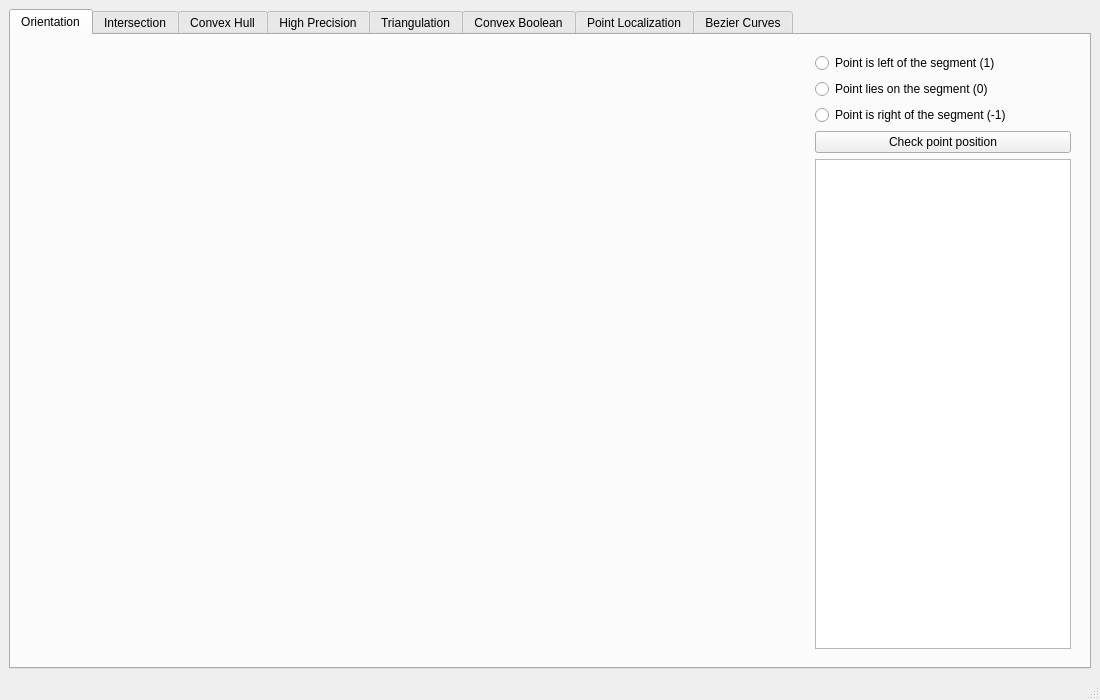
<?xml version="1.0" encoding="UTF-8"?>
<ui version="4.0">
 <class>MainWindow</class>
 <widget class="QMainWindow" name="MainWindow">
  <property name="geometry">
   <rect>
    <x>0</x>
    <y>0</y>
    <width>1100</width>
    <height>700</height>
   </rect>
  </property>
  <property name="windowTitle">
   <string>MainWindow</string>
  </property>
  <widget class="QWidget" name="centralwidget">
   <layout class="QVBoxLayout" name="centralLayout">
    <item>
     <widget class="QTabWidget" name="tabWidget">
      <property name="currentIndex">
       <number>0</number>
      </property>
      <widget class="QWidget" name="tab">
       <attribute name="title">
        <string>Orientation</string>
       </attribute>
       <layout class="QHBoxLayout" name="orientationLayout">
        <item>
         <widget class="DrawWidget" name="widget" native="true">
          <property name="sizePolicy">
           <sizepolicy hsizetype="Expanding" vsizetype="Expanding">
            <horstretch>1</horstretch>
            <verstretch>1</verstretch>
           </sizepolicy>
          </property>
          <property name="minimumSize">
           <size>
            <width>400</width>
            <height>400</height>
           </size>
          </property>
         </widget>
        </item>
        <item>
         <widget class="QWidget" name="orientationPanel">
          <property name="sizePolicy">
           <sizepolicy hsizetype="Preferred" vsizetype="Expanding">
            <horstretch>0</horstretch>
            <verstretch>1</verstretch>
           </sizepolicy>
          </property>
          <layout class="QVBoxLayout" name="orientationLayoutPanel">
           <item>
            <widget class="QRadioButton" name="radioButton">
             <property name="text">
              <string>Point is left of the segment (1)</string>
             </property>
            </widget>
           </item>
           <item>
            <widget class="QRadioButton" name="radioButton_2">
             <property name="text">
              <string>Point lies on the segment (0)</string>
             </property>
            </widget>
           </item>
           <item>
            <widget class="QRadioButton" name="radioButton_3">
             <property name="text">
              <string>Point is right of the segment (-1)</string>
             </property>
            </widget>
           </item>
           <item>
            <widget class="QPushButton" name="pushButton">
             <property name="text">
              <string>Check point position</string>
             </property>
            </widget>
           </item>
           <item>
            <widget class="QTextBrowser" name="textBrowser">
             <property name="sizePolicy">
              <sizepolicy hsizetype="Preferred" vsizetype="Expanding">
               <horstretch>0</horstretch>
               <verstretch>1</verstretch>
              </sizepolicy>
             </property>
            </widget>
           </item>
          </layout>
         </widget>
        </item>
       </layout>
      </widget>
      <widget class="QWidget" name="tab_2">
       <attribute name="title">
        <string>Intersection</string>
       </attribute>
       <layout class="QHBoxLayout" name="intersectionLayout">
        <item>
         <widget class="SegmentIntersectionWidget" name="intersectionWidget" native="true">
          <property name="sizePolicy">
           <sizepolicy hsizetype="Expanding" vsizetype="Expanding">
            <horstretch>1</horstretch>
            <verstretch>1</verstretch>
           </sizepolicy>
          </property>
          <property name="minimumSize">
           <size>
            <width>400</width>
            <height>400</height>
           </size>
          </property>
         </widget>
        </item>
        <item>
         <widget class="QWidget" name="intersectionPanel">
          <property name="sizePolicy">
           <sizepolicy hsizetype="Preferred" vsizetype="Expanding">
            <horstretch>0</horstretch>
            <verstretch>1</verstretch>
           </sizepolicy>
          </property>
          <layout class="QVBoxLayout" name="verticalLayoutIntersection">
           <item>
            <widget class="QRadioButton" name="intersectionRadioNone">
             <property name="text">
              <string>No intersection</string>
             </property>
            </widget>
           </item>
           <item>
            <widget class="QRadioButton" name="intersectionRadioPoint">
             <property name="text">
              <string>Intersection at a point</string>
             </property>
            </widget>
           </item>
           <item>
            <widget class="QRadioButton" name="intersectionRadioOverlap">
             <property name="text">
              <string>Segments overlap</string>
             </property>
            </widget>
           </item>
           <item>
            <widget class="QPushButton" name="computeIntersectionButton">
             <property name="text">
              <string>Find intersection</string>
             </property>
            </widget>
           </item>
           <item>
            <widget class="QCheckBox" name="liveIntersectionCheckBox">
             <property name="text">
              <string>Live update while dragging</string>
             </property>
            </widget>
           </item>
           <item>
            <widget class="QPushButton" name="clearSegmentsButton">
             <property name="text">
              <string>Clear segments</string>
             </property>
            </widget>
           </item>
           <item>
            <widget class="QTextBrowser" name="intersectionTextBrowser">
             <property name="sizePolicy">
              <sizepolicy hsizetype="Preferred" vsizetype="Expanding">
               <horstretch>0</horstretch>
               <verstretch>1</verstretch>
              </sizepolicy>
             </property>
            </widget>
           </item>
          </layout>
         </widget>
        </item>
       </layout>
      </widget>
      <widget class="QWidget" name="hullTab">
       <attribute name="title">
        <string>Convex Hull</string>
       </attribute>
       <layout class="QHBoxLayout" name="hullLayout">
        <item>
         <widget class="ConvexHullWidget" name="hullCanvas" native="true">
          <property name="sizePolicy">
           <sizepolicy hsizetype="Expanding" vsizetype="Expanding">
            <horstretch>1</horstretch>
            <verstretch>1</verstretch>
           </sizepolicy>
          </property>
          <property name="minimumSize">
           <size>
            <width>400</width>
            <height>400</height>
           </size>
          </property>
         </widget>
        </item>
        <item>
         <widget class="QWidget" name="hullPanel">
          <property name="sizePolicy">
           <sizepolicy hsizetype="Preferred" vsizetype="Expanding">
            <horstretch>0</horstretch>
            <verstretch>1</verstretch>
           </sizepolicy>
          </property>
          <layout class="QVBoxLayout" name="hullPanelLayout">
           <item>
            <widget class="QPushButton" name="buildHullButton">
             <property name="text">
              <string>Build convex hull</string>
             </property>
            </widget>
           </item>
           <item>
            <widget class="QCheckBox" name="liveHullCheckBox">
             <property name="text">
              <string>Live update while dragging</string>
             </property>
            </widget>
           </item>
           <item>
            <widget class="QPushButton" name="clearHullButton">
             <property name="text">
              <string>Clear hull</string>
             </property>
            </widget>
           </item>
           <item>
            <widget class="QTextBrowser" name="hullTextBrowser">
             <property name="sizePolicy">
              <sizepolicy hsizetype="Preferred" vsizetype="Expanding">
               <horstretch>0</horstretch>
               <verstretch>1</verstretch>
              </sizepolicy>
             </property>
            </widget>
           </item>
          </layout>
         </widget>
        </item>
       </layout>
      </widget>
      <widget class="QWidget" name="precisionTab">
       <attribute name="title">
        <string>High Precision</string>
       </attribute>
       <layout class="QHBoxLayout" name="precisionMainLayout">
        <item>
         <widget class="PrecisionDrawWidget" name="precisionCanvas" native="true">
          <property name="sizePolicy">
           <sizepolicy hsizetype="Expanding" vsizetype="Expanding">
            <horstretch>1</horstretch>
            <verstretch>1</verstretch>
           </sizepolicy>
          </property>
          <property name="minimumSize">
           <size>
            <width>400</width>
            <height>400</height>
           </size>
          </property>
         </widget>
        </item>
        <item>
         <widget class="QWidget" name="precisionPanel">
          <property name="sizePolicy">
           <sizepolicy hsizetype="Preferred" vsizetype="Expanding">
            <horstretch>0</horstretch>
            <verstretch>1</verstretch>
           </sizepolicy>
          </property>
          <layout class="QVBoxLayout" name="precisionLayout">
           <item>
            <widget class="QLineEdit" name="precisionSegmentStartEdit">
             <property name="placeholderText">
              <string>(x1, y1)</string>
             </property>
            </widget>
           </item>
           <item>
            <widget class="QLineEdit" name="precisionSegmentEndEdit">
             <property name="placeholderText">
              <string>(x2, y2)</string>
             </property>
            </widget>
           </item>
           <item>
            <widget class="QLineEdit" name="precisionPointEdit">
             <property name="placeholderText">
              <string>(px, py)</string>
             </property>
            </widget>
           </item>
           <item>
            <widget class="QLineEdit" name="precisionEpsilonEdit">
             <property name="placeholderText">
              <string>1e-30</string>
             </property>
            </widget>
           </item>
           <item>
            <widget class="QPushButton" name="precisionCheckButton">
             <property name="text">
              <string>Check orientation</string>
             </property>
            </widget>
           </item>
           <item>
            <widget class="QPushButton" name="precisionClearButton">
             <property name="text">
              <string>Clear</string>
             </property>
            </widget>
           </item>
           <item>
            <widget class="QTextBrowser" name="precisionResultBrowser">
             <property name="sizePolicy">
              <sizepolicy hsizetype="Preferred" vsizetype="Expanding">
               <horstretch>0</horstretch>
               <verstretch>1</verstretch>
              </sizepolicy>
             </property>
            </widget>
           </item>
          </layout>
         </widget>
        </item>
       </layout>
      </widget>
      <widget class="QWidget" name="triangulationTab">
       <attribute name="title">
        <string>Triangulation</string>
       </attribute>
       <layout class="QHBoxLayout" name="triangulationLayout">
        <item>
         <widget class="TriangulationWidget" name="triangulationCanvas" native="true">
          <property name="sizePolicy">
           <sizepolicy hsizetype="Expanding" vsizetype="Expanding">
            <horstretch>1</horstretch>
            <verstretch>1</verstretch>
           </sizepolicy>
          </property>
          <property name="minimumSize">
           <size>
            <width>400</width>
            <height>400</height>
           </size>
          </property>
         </widget>
        </item>
        <item>
         <widget class="QWidget" name="triangulationPanel">
          <property name="sizePolicy">
           <sizepolicy hsizetype="Preferred" vsizetype="Expanding">
            <horstretch>0</horstretch>
            <verstretch>1</verstretch>
           </sizepolicy>
          </property>
          <layout class="QVBoxLayout" name="triangulationPanelLayout">
           <item>
            <widget class="QPushButton" name="triangulationComputeButton">
             <property name="text">
              <string>Compute Delaunay triangulation</string>
             </property>
            </widget>
           </item>
           <item>
            <widget class="QCheckBox" name="triangulationLiveCheckBox">
             <property name="text">
              <string>Live recompute while dragging</string>
             </property>
            </widget>
           </item>
           <item>
            <widget class="QCheckBox" name="triangulationDragCheckBox">
             <property name="text">
              <string>Enable point dragging</string>
             </property>
             <property name="checked">
              <bool>true</bool>
             </property>
            </widget>
           </item>
           <item>
            <widget class="QPushButton" name="triangulationClearButton">
             <property name="text">
              <string>Clear points</string>
             </property>
            </widget>
           </item>
           <item>
            <widget class="QTextBrowser" name="triangulationSummaryBrowser">
             <property name="sizePolicy">
              <sizepolicy hsizetype="Preferred" vsizetype="Expanding">
               <horstretch>0</horstretch>
               <verstretch>1</verstretch>
              </sizepolicy>
             </property>
            </widget>
           </item>
          </layout>
         </widget>
        </item>
       </layout>
      </widget>
      <widget class="QWidget" name="convexBooleanTab">
       <attribute name="title">
        <string>Convex Boolean</string>
       </attribute>
       <layout class="QHBoxLayout" name="convexBooleanLayout">
        <item>
         <widget class="ConvexPolygonBooleWidget" name="convexBooleanCanvas" native="true">
          <property name="sizePolicy">
           <sizepolicy hsizetype="Expanding" vsizetype="Expanding">
            <horstretch>1</horstretch>
            <verstretch>1</verstretch>
           </sizepolicy>
          </property>
          <property name="minimumSize">
           <size>
            <width>400</width>
            <height>400</height>
           </size>
          </property>
         </widget>
        </item>
        <item>
         <widget class="QWidget" name="convexBooleanPanel">
          <property name="sizePolicy">
           <sizepolicy hsizetype="Preferred" vsizetype="Expanding">
            <horstretch>0</horstretch>
            <verstretch>1</verstretch>
           </sizepolicy>
          </property>
          <layout class="QVBoxLayout" name="convexBooleanPanelLayout">
           <item>
            <widget class="QPushButton" name="booleanFinalizeFirstButton">
             <property name="text">
              <string>Lock first polygon</string>
             </property>
            </widget>
           </item>
           <item>
            <widget class="QPushButton" name="booleanFinalizeSecondButton">
             <property name="text">
              <string>Lock second polygon</string>
             </property>
            </widget>
           </item>
           <item>
            <widget class="QComboBox" name="booleanOperationCombo">
             <item>
              <property name="text">
               <string>Intersection</string>
              </property>
             </item>
             <item>
              <property name="text">
               <string>Union</string>
              </property>
             </item>
             <item>
              <property name="text">
               <string>Difference (A \ B)</string>
              </property>
             </item>
            </widget>
           </item>
           <item>
            <widget class="QPushButton" name="booleanComputeButton">
             <property name="text">
              <string>Compute operation</string>
             </property>
            </widget>
           </item>
           <item>
            <widget class="QCheckBox" name="booleanLiveCheckBox">
             <property name="text">
              <string>Live recompute on drag</string>
             </property>
            </widget>
           </item>
           <item>
            <widget class="QPushButton" name="booleanClearButton">
             <property name="text">
              <string>Reset polygons</string>
             </property>
            </widget>
           </item>
           <item>
            <widget class="QTextBrowser" name="booleanSummaryBrowser">
             <property name="sizePolicy">
              <sizepolicy hsizetype="Preferred" vsizetype="Expanding">
               <horstretch>0</horstretch>
               <verstretch>1</verstretch>
              </sizepolicy>
             </property>
            </widget>
           </item>
          </layout>
         </widget>
        </item>
       </layout>
      </widget>
      <widget class="QWidget" name="pointLocationTab">
       <attribute name="title">
        <string>Point Localization</string>
       </attribute>
       <layout class="QHBoxLayout" name="pointLocationLayout">
        <item>
         <widget class="PointLocationWidget" name="pointLocationCanvas" native="true">
          <property name="sizePolicy">
           <sizepolicy hsizetype="Expanding" vsizetype="Expanding">
            <horstretch>1</horstretch>
            <verstretch>1</verstretch>
           </sizepolicy>
          </property>
          <property name="minimumSize">
           <size>
            <width>400</width>
            <height>400</height>
           </size>
          </property>
         </widget>
        </item>
        <item>
         <widget class="QWidget" name="pointLocationPanel">
          <property name="sizePolicy">
           <sizepolicy hsizetype="Preferred" vsizetype="Expanding">
            <horstretch>0</horstretch>
            <verstretch>1</verstretch>
           </sizepolicy>
          </property>
          <layout class="QVBoxLayout" name="pointLocationPanelLayout">
           <item>
            <widget class="QPushButton" name="pointLocationFinalizeButton">
             <property name="text">
              <string>Build convex hull</string>
             </property>
            </widget>
           </item>
           <item>
            <widget class="QPushButton" name="pointLocationClearButton">
             <property name="text">
              <string>Clear polygon</string>
             </property>
            </widget>
           </item>
           <item>
            <widget class="QPushButton" name="pointLocationRemoveTestButton">
             <property name="text">
              <string>Remove test point</string>
             </property>
            </widget>
           </item>
           <item>
            <widget class="QCheckBox" name="pointLocationDragCheckBox">
             <property name="text">
              <string>Enable dragging</string>
             </property>
             <property name="checked">
              <bool>true</bool>
             </property>
            </widget>
           </item>
           <item>
            <widget class="QTextBrowser" name="pointLocationSummaryBrowser">
             <property name="sizePolicy">
              <sizepolicy hsizetype="Preferred" vsizetype="Expanding">
               <horstretch>0</horstretch>
               <verstretch>1</verstretch>
              </sizepolicy>
             </property>
            </widget>
           </item>
          </layout>
         </widget>
        </item>
       </layout>
      </widget>
      <widget class="QWidget" name="bezierTab">
       <attribute name="title">
        <string>Bezier Curves</string>
       </attribute>
       <layout class="QHBoxLayout" name="bezierLayout">
        <item>
         <widget class="BezierWidget" name="bezierCanvas" native="true">
          <property name="sizePolicy">
           <sizepolicy hsizetype="Expanding" vsizetype="Expanding">
            <horstretch>1</horstretch>
            <verstretch>1</verstretch>
           </sizepolicy>
          </property>
          <property name="minimumSize">
           <size>
            <width>400</width>
            <height>400</height>
           </size>
          </property>
         </widget>
        </item>
        <item>
         <widget class="QWidget" name="bezierPanel">
          <property name="sizePolicy">
           <sizepolicy hsizetype="Preferred" vsizetype="Expanding">
            <horstretch>0</horstretch>
            <verstretch>1</verstretch>
           </sizepolicy>
          </property>
          <layout class="QVBoxLayout" name="bezierPanelLayout">
           <item>
            <widget class="QComboBox" name="bezierDegreeCombo">
             <item>
              <property name="text">
               <string>Linear (1st degree)</string>
              </property>
             </item>
             <item>
              <property name="text">
               <string>Quadratic (2nd degree)</string>
              </property>
             </item>
             <item>
              <property name="text">
               <string>Cubic (3rd degree)</string>
              </property>
             </item>
            </widget>
           </item>
           <item>
            <widget class="QSpinBox" name="bezierSamplesSpin">
             <property name="minimum">
              <number>10</number>
             </property>
             <property name="maximum">
              <number>1000</number>
             </property>
             <property name="value">
              <number>200</number>
             </property>
            </widget>
           </item>
           <item>
            <widget class="QCheckBox" name="bezierDragCheckBox">
             <property name="text">
              <string>Enable dragging</string>
             </property>
             <property name="checked">
              <bool>true</bool>
             </property>
            </widget>
           </item>
           <item>
            <widget class="QPushButton" name="bezierClearButton">
             <property name="text">
              <string>Clear control points</string>
             </property>
            </widget>
           </item>
           <item>
            <widget class="QTextBrowser" name="bezierInfoBrowser">
             <property name="sizePolicy">
              <sizepolicy hsizetype="Preferred" vsizetype="Expanding">
               <horstretch>0</horstretch>
               <verstretch>1</verstretch>
              </sizepolicy>
             </property>
            </widget>
           </item>
          </layout>
         </widget>
        </item>
       </layout>
      </widget>
     </widget>
    </item>
   </layout>
  </widget>
  <widget class="QMenuBar" name="menubar">
   <property name="geometry">
    <rect>
     <x>0</x>
     <y>0</y>
     <width>1100</width>
     <height>23</height>
    </rect>
   </property>
  </widget>
  <widget class="QStatusBar" name="statusbar"/>
 </widget>
 <customwidgets>
  <customwidget>
   <class>DrawWidget</class>
   <extends>QWidget</extends>
   <header location="global">drawwidget.h</header>
   <container>1</container>
  </customwidget>
  <customwidget>
   <class>SegmentIntersectionWidget</class>
   <extends>QWidget</extends>
   <header location="global">segmentintersectionwidget.h</header>
   <container>1</container>
  </customwidget>
  <customwidget>
   <class>ConvexHullWidget</class>
   <extends>QWidget</extends>
   <header location="global">convexhullwidget.h</header>
   <container>1</container>
  </customwidget>
  <customwidget>
  <class>PrecisionDrawWidget</class>
  <extends>QWidget</extends>
  <header location="global">precisiondrawwidget.h</header>
  <container>1</container>
 </customwidget>
  <customwidget>
   <class>TriangulationWidget</class>
   <extends>QWidget</extends>
   <header location="global">triangulationwidget.h</header>
   <container>1</container>
  </customwidget>
  <customwidget>
   <class>ConvexPolygonBooleWidget</class>
   <extends>QWidget</extends>
   <header location="global">convexpolygonboolewidget.h</header>
   <container>1</container>
  </customwidget>
  <customwidget>
   <class>PointLocationWidget</class>
   <extends>QWidget</extends>
   <header location="global">pointlocationwidget.h</header>
   <container>1</container>
  </customwidget>
  <customwidget>
   <class>BezierWidget</class>
   <extends>QWidget</extends>
   <header location="global">bezierwidget.h</header>
   <container>1</container>
  </customwidget>
 </customwidgets>
 <resources/>
 <connections/>
</ui>
